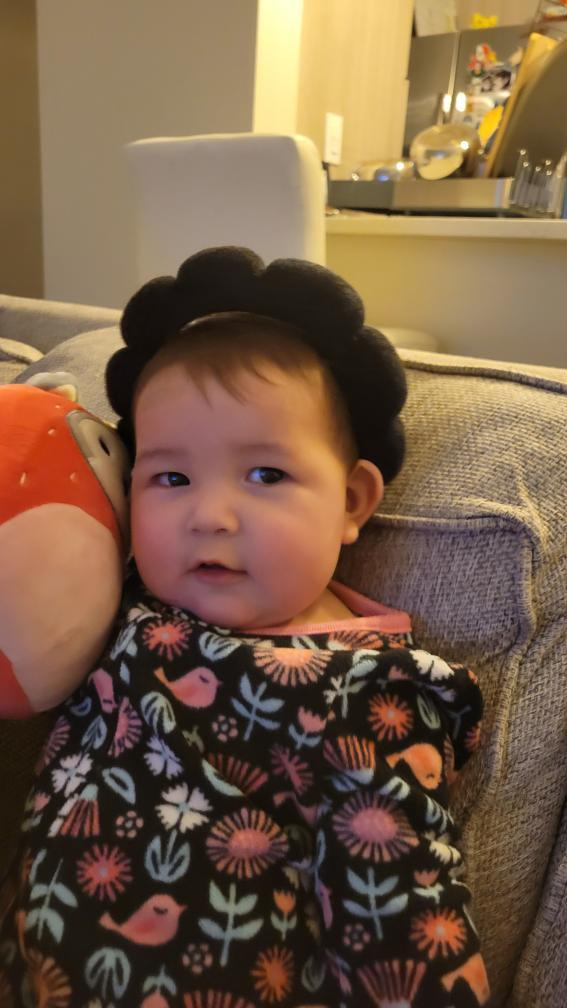
#> input picture HW2/valeriacute.jpg, 567 x 1008 px
$ python HW2P2.py
#> lines starting #> are read from the running program, lines starting #| are printed output that depends on the picture
import numpy as np
import matplotlib.pyplot as plt
from PIL import Image

image = Image.open("valeriacute.jpg").convert("L")
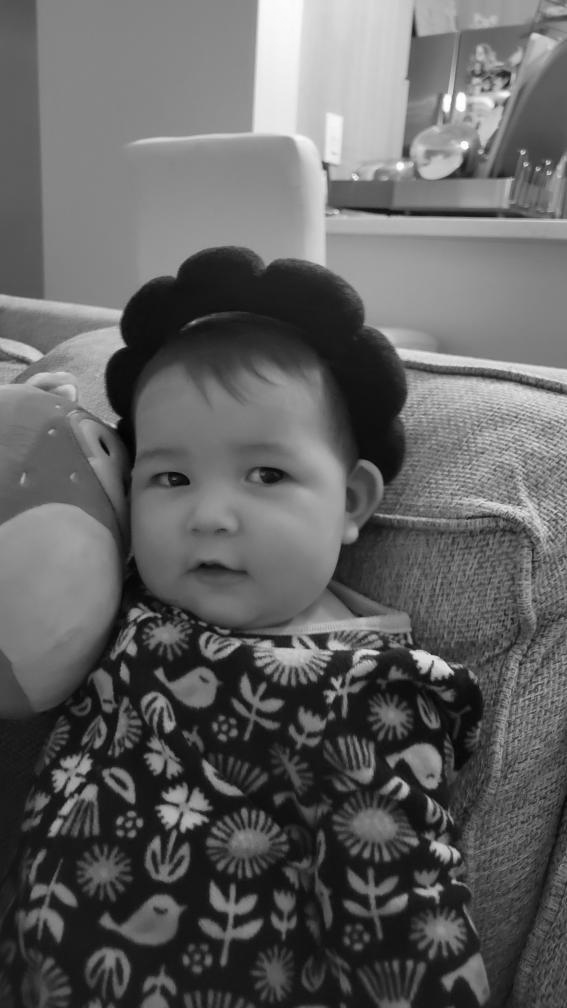
#> image: PIL image 567x1008 L; min 2, max 255, mean 98.3
A = np.array(image, dtype=float)


U, S, Vt = np.linalg.svd(A, full_matrices=False)
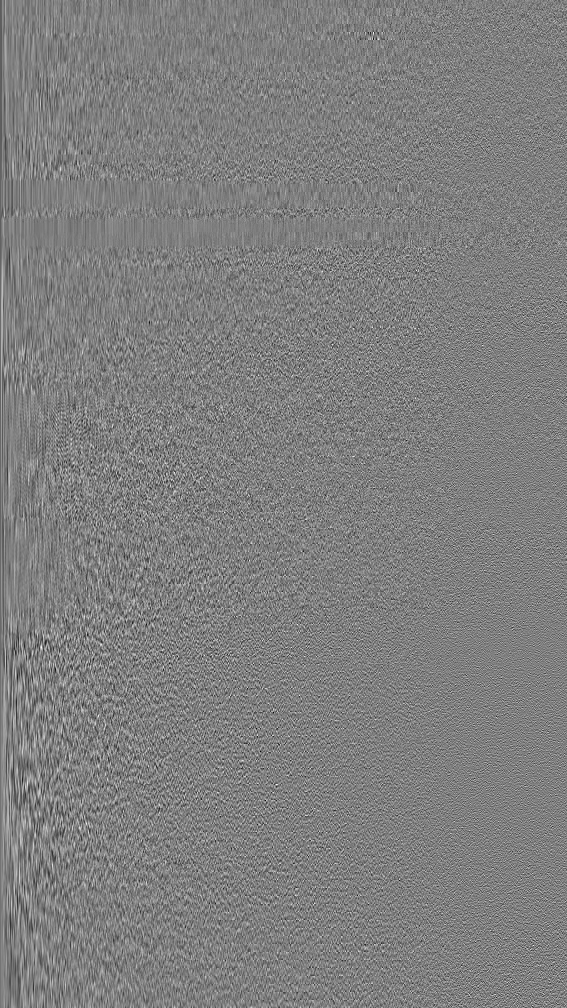
#> U: shape (1008, 567) float64; min -0.184, max 0.184, mean -2.29e-05; drawn with min black and max white
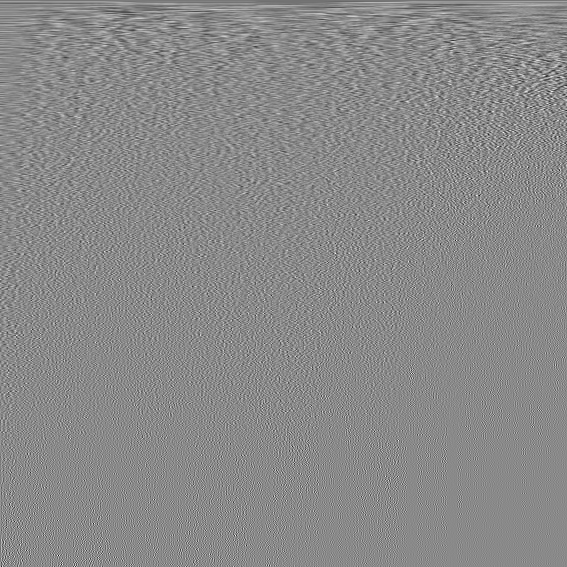
#> Vt: shape (567, 567) float64; min -0.296, max 0.251, mean -8e-05; drawn with min black and max white
#> S = 567 values, max 79604.8 at index 0, min 2.64 at index 566, mean 542.8

#singular values plotted
plt.figure(figsize=(8, 5))
plt.plot(S, marker="o")
plt.xlabel("Index")
plt.ylabel("Singular Value")
plt.title("Singular Value order")
plt.show()
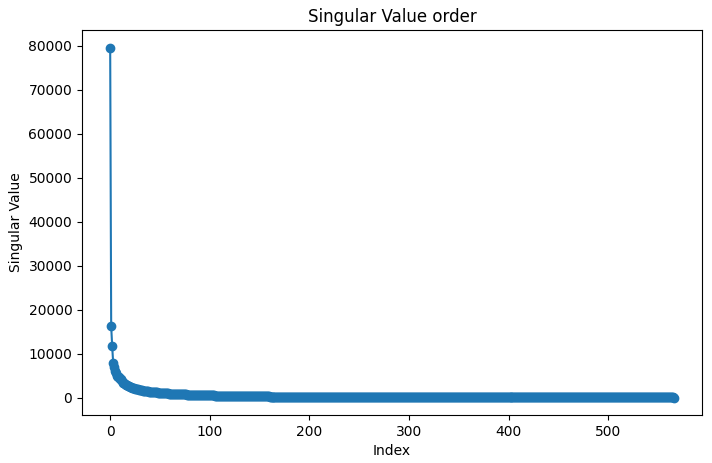
#> figure drawn by matplotlib, 1 panel; curve peaks at x = 0, y = 79604.8

# (b) Decide on low-rank approximation
# I think the image can be well approximated by a low rank matrix because the values drop off really quickly
#The biggest singular value is ~80,000 and the 4th biggest is only ~10,000 and continues to rapidly decrease

# (c) Low-rank approximation with rank-k
#regular image first

plt.figure(figsize=(8, 8))
plt.imshow(A, cmap="gray")
plt.title(f"real grayscale")
plt.axis("off")
plt.show()

k = 50  # rank value
A_approx = U[:, :k] @ np.diag(S[:k]) @ Vt[:k, :]

plt.figure(figsize=(8, 8))
plt.imshow(A_approx, cmap="gray")
plt.title(f"Low-Rank Approximation (k={k})")
plt.axis("off")
plt.show()
